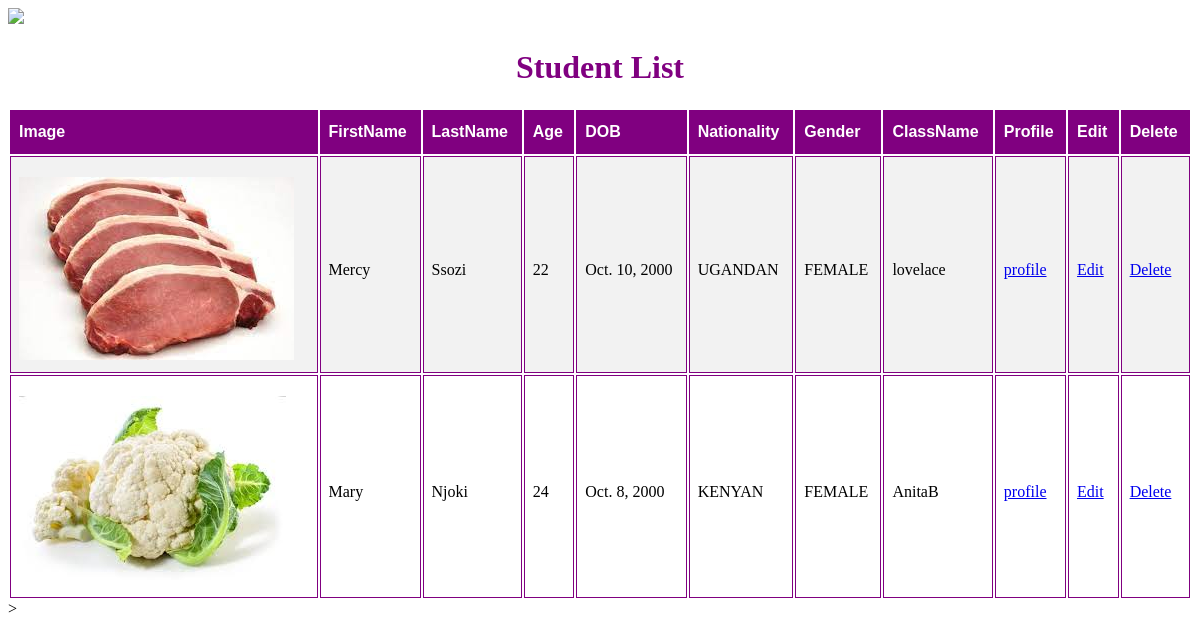
The page /student/list/ on the database its author committed.
### student/models.py (models this page shows)
class Student(models.Model):
    first_name=models.CharField(max_length=12)
    last_name=models.CharField(max_length=20)
    age=models.PositiveSmallIntegerField()
    date_of_birth=models.DateField(default='2000-10-12')
    phone_number=models.CharField(max_length=20)
    admission_date=models.DateField(default='YYYY-MM-DD')
    guardian_name=models.CharField(max_length=20)
    id_number=models.CharField(max_length=20)
    nationality=models.CharField(max_length=20,choices=Nationality,default='KENYAN')
    class_name=models.CharField(max_length=20,null=True,blank=True)
    medical_report=models.FileField(upload_to ='files/')
    email=models.EmailField()
    academic_year=models.IntegerField(default=current_year(),validators=[MinValueValidator(1984),max_value_current_year])
    gender=models.CharField(max_length=20,choices=Gender,default='FEMALE')
    city=models.CharField(max_length=20)
    image=models.ImageField(upload_to='images/')

### student/views.py (the view)
# urls.py: path("list/",student_list,name="student_list"),
def student_list(request):
    students=Student.objects.all()
    return render(request,"student_list.html",{"students":students})

### student/templates/student_list.html (shortened to what this page needs)
<!DOCTYPE html>
<html lang="en">
<head>
</head>
<body>
   <img id="image"
    src="https://o.remove.bg/downloads/e4750be7-92ce-4508-ac74-0a0a3dd9ca87/AKIRACHIX_LOGO.png-removebg-preview.png">
    <center><h1>Student List</h1></center>
<table class=table>
    <tr>
    <th>Image</th>
    <th>FirstName</th>
    <th>LastName</th>
    <th>Age</th>
    <th>DOB</th>
    <th>Nationality</th>
    <th>Gender</th>
    <th>ClassName</th>
    <th>Profile</th>
    <th>Edit</th>
    <th>Delete</th>
</tr>
    {% for student in students %}
        <tr>
            <td><img src="{{ student.image.url }}"/></td>
            <td>{{student.first_name}}</td>
            <td>{{student.last_name}}</td>
            <td>{{student.age}}</td>
            <td>{{student.date_of_birth}}</td>
            <td>{{student.nationality}}</td>
            <td>{{student.gender}}</td>
            <td>{{student.class_name}}</td>
            <td><a href="{% url 'student:student_profile' id=student.id %}">profile</a></td>
            <td><a href="{% url 'student:edit_student' id=student.id %}">Edit</a></td>
            <td> <a href="{% url 'student:delete_student' id=student.id %}">Delete</a></td>
        </tr>
        {%endfor%}
    </table>
</body>
</html>>

### student/templates/student_list.html (style rules this page uses)
.table { width: 100%; }
.table td, .table th { border: 1px solid purple; padding: 8px; padding-top: 20px; }
.table tr:nth-child(even) { background-color: #F2F2F2; }
.table th { padding-top: 12px; padding-bottom: 12px; text-align: left; background-color: purple; color: white; font-family:sans-serif; }
#image { width: 200px; }
h1 { color: purple; }

### rows shown on the page
Student: image (picture), first_name "Mercy", last_name "Ssozi", age "22", date_of_birth "Oct. 10, 2000", nationality "UGANDAN", gender "FEMALE", class_name "lovelace"
Student: image (picture), first_name "Mary", last_name "Njoki", age "24", date_of_birth "Oct. 8, 2000", nationality "KENYAN", gender "FEMALE", class_name "AnitaB"
